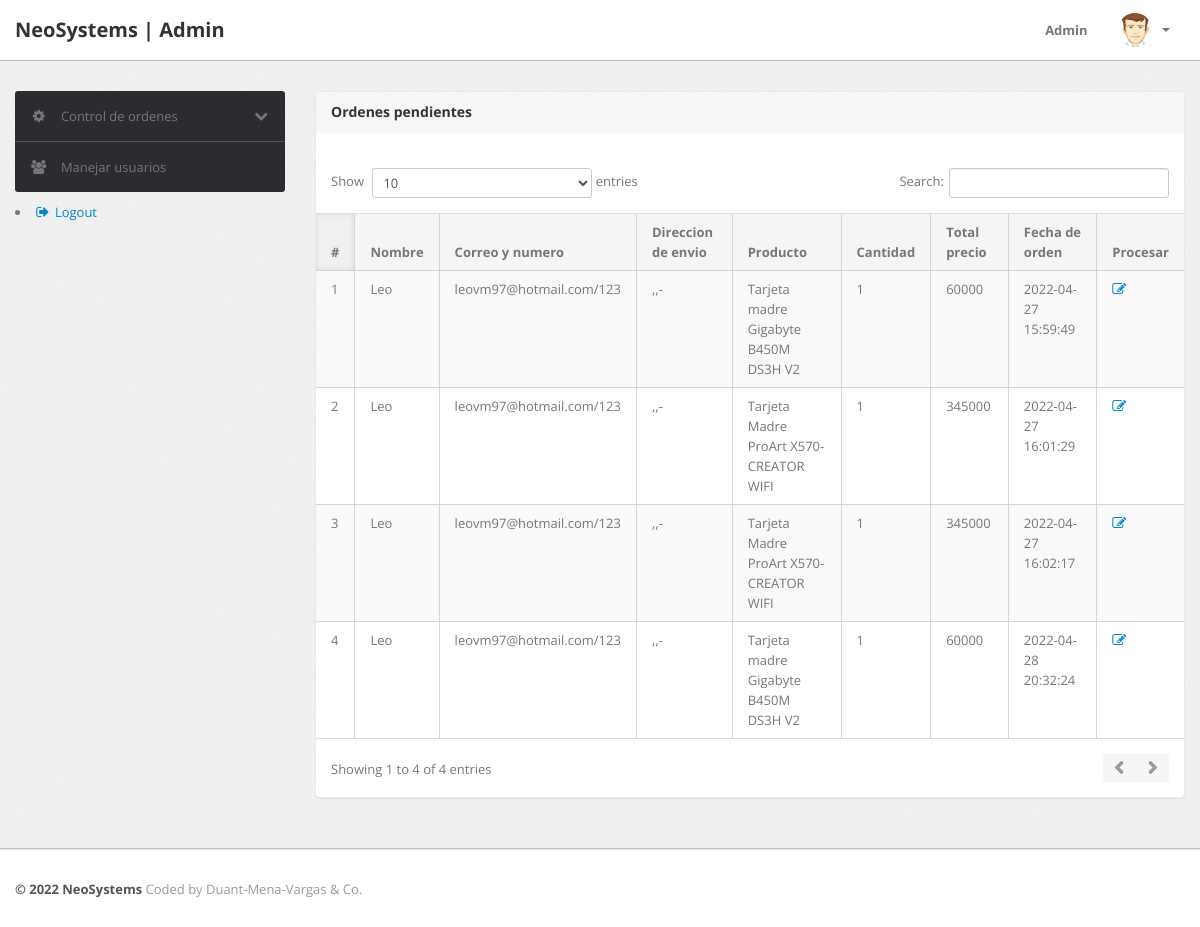
The page /NeoSystems/admin/ordenespendientes.php (signed in) on the database its author committed.
### tables this page shows
CREATE TABLE `orders` (
  `id` int(11) NOT NULL,
  `userId` int(11) DEFAULT NULL,
  `productId` varchar(255) DEFAULT NULL,
  `quantity` int(11) DEFAULT NULL,
  `orderDate` timestamp NOT NULL DEFAULT current_timestamp(),
  `paymentMethod` varchar(50) DEFAULT NULL,
  `orderStatus` varchar(55) DEFAULT NULL
);

CREATE TABLE `users` (
  `id` int(11) NOT NULL,
  `name` varchar(255) DEFAULT NULL,
  `email` varchar(255) DEFAULT NULL,
  `contactno` bigint(11) DEFAULT NULL,
  `password` varchar(255) DEFAULT NULL,
  `shippingAddress` longtext DEFAULT NULL,
  `shippingState` varchar(255) DEFAULT NULL,
  `shippingCity` varchar(255) DEFAULT NULL,
  `shippingPincode` int(11) DEFAULT NULL,
  `billingAddress` longtext DEFAULT NULL,
  `billingState` varchar(255) DEFAULT NULL,
  `billingCity` varchar(255) DEFAULT NULL,
  `billingPincode` int(11) DEFAULT NULL,
  `regDate` timestamp NOT NULL DEFAULT current_timestamp(),
  `updationDate` varchar(255) DEFAULT NULL
);

CREATE TABLE `products` (
  `id` int(11) NOT NULL,
  `category` int(11) NOT NULL,
  `subCategory` int(11) DEFAULT NULL,
  `productName` varchar(255) DEFAULT NULL,
  `productCompany` varchar(255) DEFAULT NULL,
  `productPrice` int(11) DEFAULT NULL,
  `productPriceBeforeDiscount` int(11) DEFAULT NULL,
  `productDescription` longtext DEFAULT NULL,
  `productImage1` varchar(255) DEFAULT NULL,
  `productImage2` varchar(255) DEFAULT NULL,
  `productImage3` varchar(255) DEFAULT NULL,
  `shippingCharge` int(11) DEFAULT NULL,
  `productAvailability` varchar(255) DEFAULT NULL,
  `postingDate` timestamp NULL DEFAULT current_timestamp(),
  `updationDate` varchar(255) DEFAULT NULL
);

### NeoSystems/admin/ordenespendientes.php (the view, shortened to what this page needs)
<?php
include('include/config.php');
if(strlen($_SESSION['alogin'])==0)
	{
header('location:index.php');
}
else{
?>
<!DOCTYPE html>
<html lang="en">
<head>
	<link type="text/css" href="bootstrap/css/bootstrap.min.css" rel="stylesheet">
	<link type="text/css" href="bootstrap/css/bootstrap-responsive.min.css" rel="stylesheet">
	<link type="text/css" href="css/theme.css" rel="stylesheet">
	<link type="text/css" href="images/icons/css/font-awesome.css" rel="stylesheet">
</head>
<body>
<?php include('include/header.php');?>
	<div class="wrapper">
		<div class="container">
			<div class="row">
<?php include('include/sidebar.php');?>
			<div class="span9">
					<div class="content">
	<div class="module">
							<div class="module-head">
								<h3>Ordenes pendientes</h3>
							</div>
							<div class="module-body table">
									<br />
								<table cellpadding="0" cellspacing="0" border="0" class="datatable-1 table table-bordered table-striped	 display table-responsive" >
									<thead>
										<tr>
											<th>#</th>
											<th> Nombre</th>
											<th width="50">Correo y numero</th>
											<th>Direccion de envio</th>
											<th>Producto </th>
											<th>Cantidad </th>
											<th>Total precio </th>
											<th>Fecha de orden</th>
											<th>Procesar</th>
										</tr>
									</thead>
<tbody>
<?php
$status='Delivered';
$query=mysqli_query($con,"select users.name as username,users.email as useremail,users.contactno as usercontact,users.shippingAddress as shippingaddress,users.shippingCity as shippingcity,users.shippingState as shippingstate,users.shippingPincode as shippingpincode,products.productName as productname,products.shippingCharge as shippingcharge,orders.quantity as quantity,orders.orderDate as orderdate,products.productPrice as productprice,orders.id as id  from orders join users on  orders.userId=users.id join products on products.id=orders.productId where orders.	orderStatus!='$status' or orders.orderStatus is null");
$cnt=1;
while($row=mysqli_fetch_array($query))
{
?>
										<tr>
											<td><?php echo htmlentities($cnt);?></td>
											<td><?php echo htmlentities($row['username']);?></td>
<td><?php echo htmlentities($row['useremail']);?>/<?php echo htmlentities($row['usercontact']);?></td>
<td><?php echo htmlentities($row['shippingaddress'].",".$row['shippingcity'].",".$row['shippingstate']."-".$row['shippingpincode']);?></td>
											<td><?php echo htmlentities($row['productname']);?></td>
											<td><?php echo htmlentities($row['quantity']);?></td>
											<td><?php echo htmlentities($row['quantity']*$row['productprice']+$row['shippingcharge']);?></td>
											<td><?php echo htmlentities($row['orderdate']);?></td>
											<td>   <a href="procesarorden.php?oid=<?php echo htmlentities($row['id']);?>" title="Update order" target="_blank"><i class="icon-edit"></i></a>
											</td>
											</tr>
										<?php $cnt=$cnt+1; } ?>
										</tbody>
								</table>
							</div>
						</div>
					</div>
				</div>
			</div>
		</div>
	</div>
<?php include('include/footer.php');?>
</body>
<?php } ?>

### NeoSystems/admin/include/header.php (shortened to what this page needs)
<div class="navbar navbar-fixed-top">
		<div class="navbar-inner">
			<div class="container">
			  	<a class="brand" href="index.html">
				  NeoSystems | Admin
			  	</a>
				<div class="nav-collapse collapse navbar-inverse-collapse">
					<ul class="nav pull-right">
						<li><a href="#">
							Admin
						</a></li>
						<li class="nav-user dropdown">
							<a href="#" class="dropdown-toggle" data-toggle="dropdown">
								<img src="images/user.png" class="nav-avatar" />
								<b class="caret"></b>
							</a>
						</li>
					</ul>
				</div>
			</div>
		</div>
	</div>

### NeoSystems/admin/include/sidebar.php (shortened to what this page needs)
<div class="span3">
					<div class="sidebar">
<ul class="widget widget-menu unstyled">
							<li>
								<a class="collapsed" data-toggle="collapse" href="#togglePages">
									<i class="menu-icon icon-cog"></i>
									<i class="icon-chevron-down pull-right"></i><i class="icon-chevron-up pull-right"></i>
									Control de ordenes
								</a>
							</li>
							<li>
								<a href="usuariosadmin.php">
									<i class="menu-icon icon-group"></i>
									Manejar usuarios
								</a>
							</li>
						</ul>
							<li>
								<a href="logout.php">
									<i class="menu-icon icon-signout"></i>
									Logout
								</a>
							</li>
					</div>
				</div>

### NeoSystems/admin/include/footer.php
<div class="footer">
	<div class="container">
		<b class="copyright">&copy; 2022 NeoSystems </b>Coded by Duant-Mena-Vargas & Co.
	</div>
</div>

### rows shown on the page
orders: userId.name "Leo", userId.email "leovm97@hotmail.com", userId.contactno "123", userId.shippingPincode ",,-", productId.productName "Tarjeta madre Gigabyte B450M DS3H V2", quantity "1", $row['quantity']*$row['productprice']+$row['shippingcharge'] "60000", orderDate "2022-04-27 15:59:49"
orders: userId.name "Leo", userId.email "leovm97@hotmail.com", userId.contactno "123", userId.shippingPincode ",,-", productId.productName "Tarjeta Madre ProArt X570-CREATOR WIFI", quantity "1", $row['quantity']*$row['productprice']+$row['shippingcharge'] "345000", orderDate "2022-04-27 16:01:29"
orders: userId.name "Leo", userId.email "leovm97@hotmail.com", userId.contactno "123", userId.shippingPincode ",,-", productId.productName "Tarjeta Madre ProArt X570-CREATOR WIFI", quantity "1", $row['quantity']*$row['productprice']+$row['shippingcharge'] "345000", orderDate "2022-04-27 16:02:17"
orders: userId.name "Leo", userId.email "leovm97@hotmail.com", userId.contactno "123", userId.shippingPincode ",,-", productId.productName "Tarjeta madre Gigabyte B450M DS3H V2", quantity "1", $row['quantity']*$row['productprice']+$row['shippingcharge'] "60000", orderDate "2022-04-28 20:32:24"
